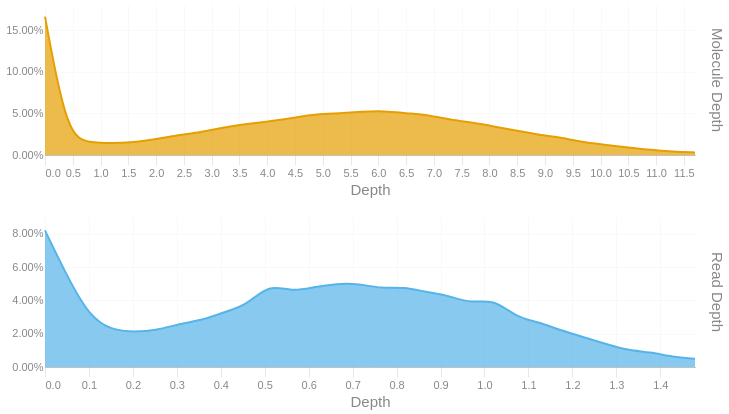

The notebook cell saved with this chart:
### Code cell
readdep = depth_hist(tb['Read Depth'], q99, 3)
readdep = readdep.with_columns(pl.lit('Read Depth').alias('Metric'))
if not SKIPLR:
    moldep = depth_hist(tb['Molecule Depth'], mol_q99, 1)
    moldep = moldep.with_columns(pl.lit('Molecule Depth').alias('Metric'))
    _hist = pl.concat([readdep, moldep])
    _hist = _hist.filter(pl.col('Proportion') != 0)
    with SafeRender(_hist):
        (
            alt.Chart(_hist)        
            .mark_area(interpolate = "basis")
            .encode(
                x=alt.X('Bin:Q').scale(domainMin=0).axis(alt.Axis(title='Depth')),
                y = alt.Y('Proportion:Q', title = None).axis(format = '.2%'),
                color = alt.Color('Metric:N').legend(None),
                row = alt.Row("Metric:N").header(title = None, labelOrient = 'right'),
                tooltip = [
                    alt.Tooltip("Metric:N", title = "Metric"),
                    alt.Tooltip('Interval:N', title = "Depth Interval"),
                    alt.Tooltip('Proportion:Q', title = "% Alignments").format('.2%')
                ]
            )
            .resolve_scale(x='independent', y='independent')
            .properties(
                height = 150, width = 650,
                usermeta={'embedOptions': {'downloadFileName': f'{samplename}.depth.hist'}}
            )
        ).display()
else:
    readdep = readdep.filter(pl.col('Proportion') != 0)
    with SafeRender(readdep):
        (
            alt.Chart(readdep)        
            .mark_area(interpolate = "basis")
            .encode(
                x=alt.X('Bin:Q').scale(domainMin=0).axis(alt.Axis(title='Depth')),
                y = alt.Y('Proportion:Q', title = None).axis(format = '.2%'),
                tooltip = [
                    alt.Tooltip('Interval:N', title = "Depth Interval"),
                    alt.Tooltip('Proportion:Q', title = "% Alignments").format('.2%')
                ]
            )
            .properties(
                usermeta={'embedOptions': {'downloadFileName': f'{samplename}.depth.hist'}}
            )
        ).display()

### Figure 1 — Vega-Lite specification as saved in the notebook (floating-point values rounded to 4 significant figures)
{"width": 650, "height": 150, "config": {"title": {"anchor": "start", "dy": -15, "fontSize": 18, "color": "#888888", "subtitleColor": "#888888", "subtitleFontSize": 14}, "arc": {"fill": "#0072B2"}, "axis": {"domainColor": "#888888", "domainWidth": 0.5, "gridWidth": 0.2, "grid": false, "titleFontWeight": 400, "titleFontSize": 15, "labelFontSize": 11, "labelColor": "#888888", "tickColor": "#888888", "tickWidth": 0.2, "titleColor": "#888888"}, "axisBand": {"grid": false}, "axisX": {"grid": true, "tickSize": 10, "domainCap": "round"}, "axisY": {"domain": false, "grid": true, "tickSize": 0, "domainCap": "round"}, "background": "transparent", "header": {"labelFontSize": 15, "labelColor": "#888888", "titleFontSize": 15, "titleFontWeight": 600, "titleColor": "#888888"}, "legend": {"labelFont": "sans-serif", "labelFontSize": 12, "labelColor": "#888888", "symbolSize": 100, "symbolType": "circle", "titleFontSize": 12, "titlePadding": 10, "titleColor": "#888888", "title": null}, "range": {"category": ["#E69F00", "#56B4E9", "#009E73", "#F0E442", "#0072B2", "#D55E00", "#CC79A7", "#000000"], "diverging": ["#cfe8f3", "#a2d4ec", "#73bfe2", "#46abdb", "#1696d2", "#12719e"]}, "area": {"fill": "#0072B2", "fillOpacity": 0.7, "line": true, "strokeOpacity": 0.7}, "line": {"color": "#0072B2", "stroke": "#0072B2", "strokeWidth": 2}, "trail": {"color": "#0072B2", "stroke": "#0072B2", "strokeWidth": 0, "size": 1}, "point": {"filled": true, "fillOpacity": 1.0, "size": 95}, "text": {"color": "#888888", "fontSize": 11, "align": "right", "fontWeight": 400, "size": 11}, "bar": {"fill": "#0072B2", "stroke": null}, "view": {"stroke": null, "continuousWidth": 660, "continuousHeight": 400}}, "data": {"name": "data-db927c2d6822391bfc9c84b2605b1ff3"}, "mark": {"type": "area", "interpolate": "basis"}, "encoding": {"color": {"field": "Metric", "legend": null, "type": "nominal"}, "row": {"field": "Metric", "header": {"title": null, "labelOrient": "right"}, "type": "nominal"}, "tooltip": [{"field": "Metric", "title": "Metric", "type": "nominal"}, {"field": "Interval", "title": "Depth Interval", "type": "nominal"}, {"field": "Proportion", "format": ".2%", "title": "% Alignments", "type": "quantitative"}], "x": {"axis": {"title": "Depth"}, "field": "Bin", "scale": {"domainMin": 0}, "type": "quantitative"}, "y": {"axis": {"format": ".2%"}, "field": "Proportion", "title": null, "type": "quantitative"}}, "resolve": {"scale": {"x": "independent", "y": "independent"}}, "usermeta": {"embedOptions": {"downloadFileName": "TF26LRJL0080_50B_H_10484332_23Y22YLT4_L7.depth.hist"}}, "$schema": "https://vega.github.io/schema/vega-lite/v6.4.1.json", "datasets": {"data-db927c2d6822391bfc9c84b2605b1ff3": [{"Bin": 0.0, "Interval": "0.0-0.051", "Proportion": 0.082, "Metric": "Read Depth"}, {"Bin": 0.051, "Interval": "0.051-0.102", "Proportion": 0.054, "Metric": "Read Depth"}, {"Bin": 0.102, "Interval": "0.102-0.153", "Proportion": 0.03, "Metric": "Read Depth"}, {"Bin": 0.153, "Interval": "0.153-0.204", "Proportion": 0.022, "Metric": "Read Depth"}, {"Bin": 0.204, "Interval": "0.204-0.255", "Proportion": 0.021, "Metric": "Read Depth"}, {"Bin": 0.255, "Interval": "0.255-0.306", "Proportion": 0.022, "Metric": "Read Depth"}, {"Bin": 0.306, "Interval": "0.306-0.357", "Proportion": 0.026, "Metric": "Read Depth"}, {"Bin": 0.357, "Interval": "0.357-0.408", "Proportion": 0.028, "Metric": "Read Depth"}, {"Bin": 0.408, "Interval": "0.408-0.459", "Proportion": 0.033, "Metric": "Read Depth"}, {"Bin": 0.459, "Interval": "0.459-0.51", "Proportion": 0.037, "Metric": "Read Depth"}, {"Bin": 0.51, "Interval": "0.51-0.561", "Proportion": 0.05, "Metric": "Read Depth"}, {"Bin": 0.561, "Interval": "0.561-0.612", "Proportion": 0.045, "Metric": "Read Depth"}, {"Bin": 0.612, "Interval": "0.612-0.663", "Proportion": 0.048, "Metric": "Read Depth"}, {"Bin": 0.663, "Interval": "0.663-0.714", "Proportion": 0.05, "Metric": "Read Depth"}, {"Bin": 0.714, "Interval": "0.714-0.765", "Proportion": 0.05, "Metric": "Read Depth"}, {"Bin": 0.765, "Interval": "0.765-0.816", "Proportion": 0.047, "Metric": "Read Depth"}, {"Bin": 0.816, "Interval": "0.816-0.867", "Proportion": 0.048, "Metric": "Read Depth"}, {"Bin": 0.867, "Interval": "0.867-0.918", "Proportion": 0.045, "Metric": "Read Depth"}, {"Bin": 0.918, "Interval": "0.918-0.969", "Proportion": 0.043, "Metric": "Read Depth"}, {"Bin": 0.969, "Interval": "0.969-1.02", "Proportion": 0.038, "Metric": "Read Depth"}, {"Bin": 1.02, "Interval": "1.02-1.071", "Proportion": 0.041, "Metric": "Read Depth"}, {"Bin": 1.071, "Interval": "1.071-1.122", "Proportion": 0.03, "Metric": "Read Depth"}, {"Bin": 1.122, "Interval": "1.122-1.173", "Proportion": 0.027, "Metric": "Read Depth"}, {"Bin": 1.173, "Interval": "1.173-1.224", "Proportion": 0.022, "Metric": "Read Depth"}, {"Bin": 1.224, "Interval": "1.224-1.275", "Proportion": 0.018, "Metric": "Read Depth"}, {"Bin": 1.275, "Interval": "1.275-1.326", "Proportion": 0.014, "Metric": "Read Depth"}, {"Bin": 1.326, "Interval": "1.326-1.377", "Proportion": 0.01, "Metric": "Read Depth"}, {"Bin": 1.377, "Interval": "1.377-1.428", "Proportion": 0.009, "Metric": "Read Depth"}, {"Bin": 1.428, "Interval": "1.428-1.479", "Proportion": 0.006, "Metric": "Read Depth"}, {"Bin": 1.479, "Interval": "1.479-1.53", "Proportion": 0.005, "Metric": "Read Depth"}, {"Bin": 0.0, "Interval": "0.0-0.4", "Proportion": 0.166, "Metric": "Molecule Depth"}, {"Bin": 0.4, "Interval": "0.4-0.8", "Proportion": 0.022, "Metric": "Molecule Depth"}, {"Bin": 0.8, "Interval": "0.8-1.2", "Proportion": 0.015, "Metric": "Molecule Depth"}, {"Bin": 1.2, "Interval": "1.2-1.6", "Proportion": 0.014, "Metric": "Molecule Depth"}, {"Bin": 1.6, "Interval": "1.6-2.0", "Proportion": 0.015, "Metric": "Molecule Depth"}, {"Bin": 2.0, "Interval": "2.0-2.4", "Proportion": 0.019, "Metric": "Molecule Depth"}, {"Bin": 2.4, "Interval": "2.4-2.8", "Proportion": 0.024, "Metric": "Molecule Depth"}, {"Bin": 2.8, "Interval": "2.8-3.2", "Proportion": 0.027, "Metric": "Molecule Depth"}, {"Bin": 3.2, "Interval": "3.2-3.6", "Proportion": 0.033, "Metric": "Molecule Depth"}, {"Bin": 3.6, "Interval": "3.6-4.0", "Proportion": 0.037, "Metric": "Molecule Depth"}, {"Bin": 4.0, "Interval": "4.0-4.5", "Proportion": 0.04, "Metric": "Molecule Depth"}, {"Bin": 4.5, "Interval": "4.5-4.9", "Proportion": 0.045, "Metric": "Molecule Depth"}, {"Bin": 4.9, "Interval": "4.9-5.3", "Proportion": 0.049, "Metric": "Molecule Depth"}, {"Bin": 5.3, "Interval": "5.3-5.7", "Proportion": 0.05, "Metric": "Molecule Depth"}, {"Bin": 5.7, "Interval": "5.7-6.1", "Proportion": 0.052, "Metric": "Molecule Depth"}, {"Bin": 6.1, "Interval": "6.1-6.5", "Proportion": 0.053, "Metric": "Molecule Depth"}, {"Bin": 6.5, "Interval": "6.5-6.9", "Proportion": 0.05, "Metric": "Molecule Depth"}, {"Bin": 6.9, "Interval": "6.9-7.3", "Proportion": 0.048, "Metric": "Molecule Depth"}, {"Bin": 7.3, "Interval": "7.3-7.7", "Proportion": 0.042, "Metric": "Molecule Depth"}, {"Bin": 7.7, "Interval": "7.7-8.1", "Proportion": 0.039, "Metric": "Molecule Depth"}, {"Bin": 8.1, "Interval": "8.1-8.5", "Proportion": 0.034, "Metric": "Molecule Depth"}, {"Bin": 8.5, "Interval": "8.5-8.9", "Proportion": 0.029, "Metric": "Molecule Depth"}, {"Bin": 8.9, "Interval": "8.9-9.3", "Proportion": 0.024, "Metric": "Molecule Depth"}, {"Bin": 9.3, "Interval": "9.3-9.7", "Proportion": 0.021, "Metric": "Molecule Depth"}, {"Bin": 9.7, "Interval": "9.7-10.1", "Proportion": 0.015, "Metric": "Molecule Depth"}, {"Bin": 10.1, "Interval": "10.1-10.5", "Proportion": 0.012, "Metric": "Molecule Depth"}, {"Bin": 10.5, "Interval": "10.5-10.9", "Proportion": 0.009, "Metric": "Molecule Depth"}, {"Bin": 10.9, "Interval": "10.9-11.3", "Proportion": 0.006, "Metric": "Molecule Depth"}, {"Bin": 11.3, "Interval": "11.3-11.7", "Proportion": 0.004, "Metric": "Molecule Depth"}, {"Bin": 11.7, "Interval": "11.7-12.14", "Proportion": 0.003, "Metric": "Molecule Depth"}]}}
